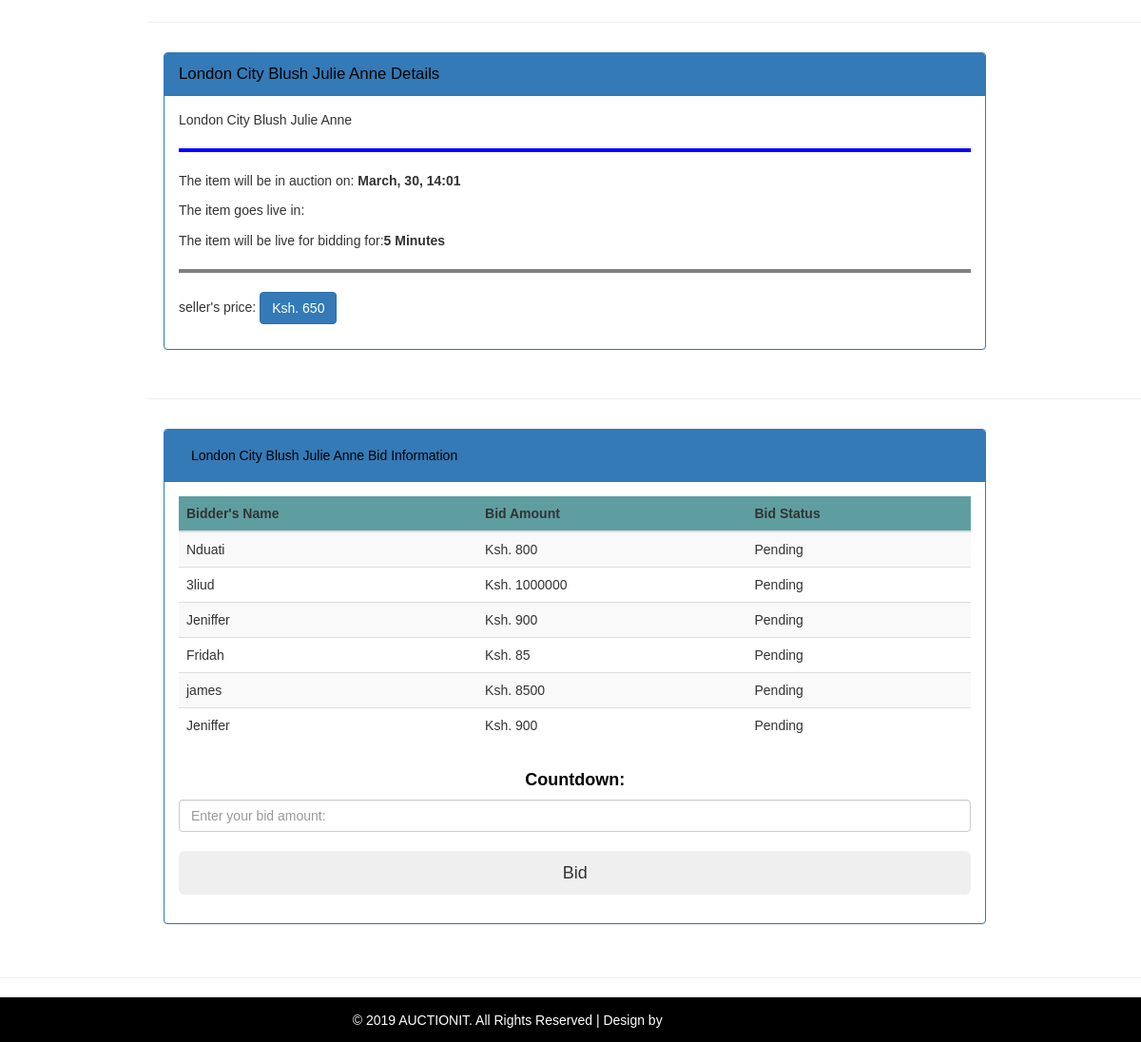
The page /product-detail/22/ (lower part) on the database as committed earlier.
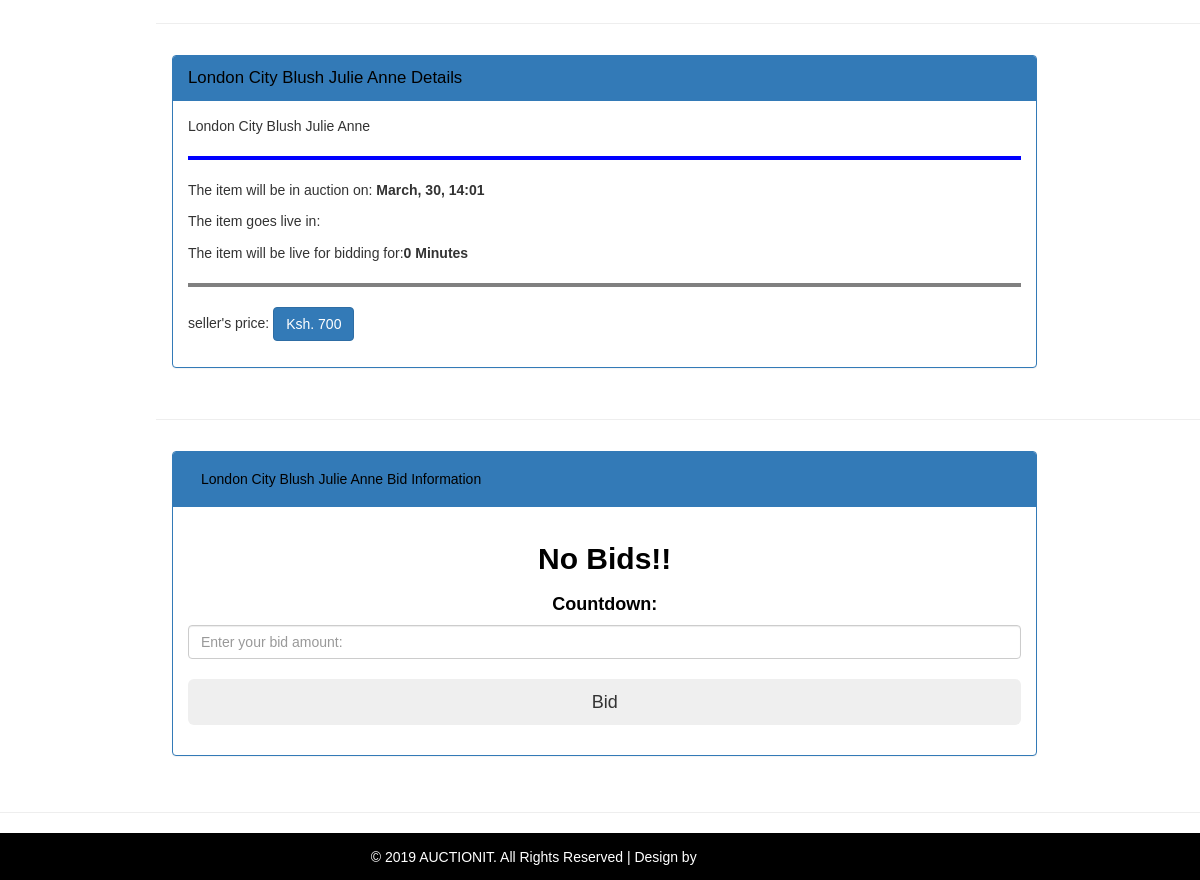
The same page on the database as committed later.
### market/models.py (models this page shows, shortened)
class Product(models.Model):
	title = models.CharField("Input the title of the Item you are selling", max_length=30)
	description = models.TextField("Input some description of the item", null=False, default='')
	image = models.ImageField("Let the buyer see what you are selling, upload a picture",
	                          null=False, default='', upload_to='commodity_pics')
	date_posted = models.DateTimeField(default=timezone.now)
	CATEGORY = (
		('General', 'General'),
		('Painting', 'Painting'),
		('Sculpture', 'Sculpture'),
		('Book', 'Book'),
		('Instrument', 'Instrument'),
	)
	category = models.CharField("Choose product category", max_length=100, default='Gen', choices=CATEGORY)
	price = models.IntegerField("What is the least price you are selling your item for?")
	sell_on = models.DateTimeField(default=timezone.now )
	BID_TIME = (
		('0', '0 minutes'),
		('1', '1 minutes'),
		('5', '5 minutes'),
		('10', '10 minutes'),
		('20', '20 minutes'),
		('30', '30 minutes'),
		('60', '1 Hour')
	)
	live_time = models.CharField("How long should your item stay in the auction table?", max_length=20, default='5',
	                             choices=BID_TIME
	                             )
	seller = models.ForeignKey(User, on_delete=models.CASCADE, default='2')

class Bidder(models.Model):
	numeric = RegexValidator(r'^[0-9]*$', 'Only numeric are allowed.')
	created = models.DateTimeField(auto_now_add=True)
	updated = models.DateTimeField(auto_now=True)
	user_name = models.ForeignKey(User, on_delete=models.CASCADE)
	product_id = models.ForeignKey(Product, on_delete=models.CASCADE)
	bid_amount = models.CharField(max_length=255, validators=[numeric])
	Status = (
		('PENDING', '0'),
		('WINNER', '1'))
	bid_status = models.CharField(max_length=20, choices=Status, default='PENDING')

### market/views.py (the view)
# urls.py: path('product-detail/<int:pk>/', market.views.bid_information_view, name='product-detail'),
def bid_information_view(request, pk):
    context = get_bid_info_context(pk)
    return render(request, 'market/product_detail.html', context)

### market/views.py (called while the page is built)
def get_bid_info_context(pk):
    bidders = Bidder.objects.filter(product_id=pk).order_by('-created')[:6]
    product = Product.objects.get(id=pk)
    context = {'bidders': bidders, 'product': product}
    return context

### market/templates/market/product_detail.html (shortened to what the changed rows need)
{% extends 'market/navigation_part.html' %}
{% load static %}
{% block content %}
    <div class="one" style="padding-left: 13%;">
        <div class="container-fluid">
            {% load crispy_forms_tags %}
            <div class="row">
                <div class="column">
                    <div class="card">
                        <div class="panel panel-primary">
                            <div class="panel-heading">
                                <a href="#">{{ product.title }} Details</a>
                            </div>
                            <div class="panel-body ">
                                <p>{{ product.description }}</p>
                                <hr style="border: 2px solid blue;"/>
                                <p>The item will be in auction on: <b> {{ product.sell_on|date:" F, d, H:i" }}</b></p>
                                <p> The item goes live in: <p id="demo"></p>
                                <p> The item will be live for bidding for:<b>{{ product.live_time }} Minutes</b></p>
                                <hr style="border: 2px solid grey;"/>
                                <p>seller's price:
                                    <label class="btn btn-primary mr-3">Ksh. {{ product.price }}</label>
                            </div>
                        </div>
                    </div>
                </div>
                <div class="column">
                    <div class="card">
                        <div class="panel panel-primary">
                            <div class="panel-heading">
                                <a class="btn" href="#">
                                    {{ product.title }} Bid Information </a>
                            </div>
                            <div class="panel-body ">
                                {% if bidders %}
                                    <table class="table table-hover table-striped" id="bidTable">
                                        <thead>
                                        <tr bgcolor="#5f9ea0">
                                            <th>Bidder's Name</th>
                                            <th onclick="sortTable(0)">Bid Amount</th>
                                            <th onclick="sortTable(1)">Bid Status</th>
                                        </tr>
                                        </thead>
                                        <tbody>
                                        {% for bid in bidders %}
                                            <tr>
                                                <td>{{ bid.user_name }}</td>
                                                <td>Ksh. {{ bid.bid_amount }}</td>
                                                <td>{{ bid.bid_status }}</td>
                                            </tr>
                                        {% endfor %}
                                        </tbody>
                                    </table>
                                {% else %}
                                    <h2 style="text-align: center; color: black">No bids!!</h2>
                                {% endif %}
                                {% if product.seller != user %}
                                    <fieldset>
                                        <form class="" action="{% url 'create-bid' %}" method="post">
                                        </form>
                                    </fieldset>
                                {% endif %}
                            </div>
                        </div>
                    </div>
                </div>
            </div>
        </div>
    </div>
{% endblock content %}

Rows that differ between the two databases and show on the page:
removed Bidder: user_name "Nduati", bid_amount "800", bid_status "Pending"
removed Bidder: user_name "3liud", bid_amount "1000000", bid_status "Pending"
removed Bidder: user_name "Jeniffer", bid_amount "900", bid_status "Pending"
removed Bidder: user_name "Fridah", bid_amount "85", bid_status "Pending"
removed Bidder: user_name "james", bid_amount "8500", bid_status "Pending"
removed Bidder: user_name "Jeniffer", bid_amount "900", bid_status "Pending"
changed Product "London City Blush Julie Anne": live_time "5" → "0"; price "650" → "700"
Other text that changed with them:
text no longer shown: "Bidder's Name Bid Amount Bid Status"
text now shown: "No Bids!!"
